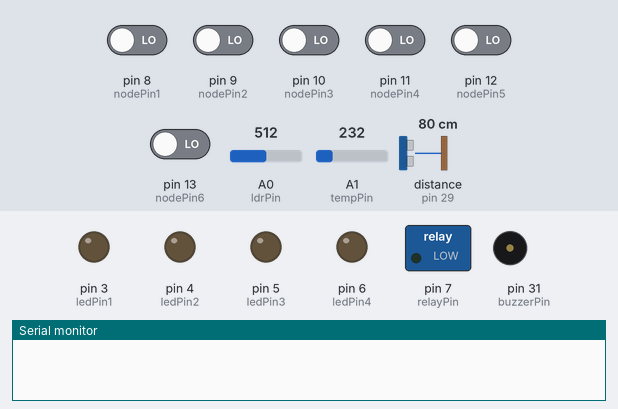
The sketch below on a simulated Arduino Mega 2560, built with avr-gcc and run on an emulated ATmega2560. Parts: switched loads named in the sketch (green lamp = pin HIGH), output pins drawn as LEDs (lit = HIGH), buzzer (waves = sounding), the last lines printed to the serial monitor. Inputs (shaded band) come from the test bench; at power-on: pin 8 (nodePin1), pin 9 (nodePin2), pin 10 (nodePin3), pin 11 (nodePin4), pin 12 (nodePin5), pin 13 (nodePin6) LOW, distance to the obstacle (sensor on pin 29) 80 cm, A1 (tempPin) = 232, A0 (ldrPin) = 512. The echo pulse lasts 58.3 µs per cm; pins used as bus, display or sensor lines are not drawn.

Above: at 1.2 s.
1.3 s: pin 8 (nodePin1) driven HIGH
At 2.2 s:
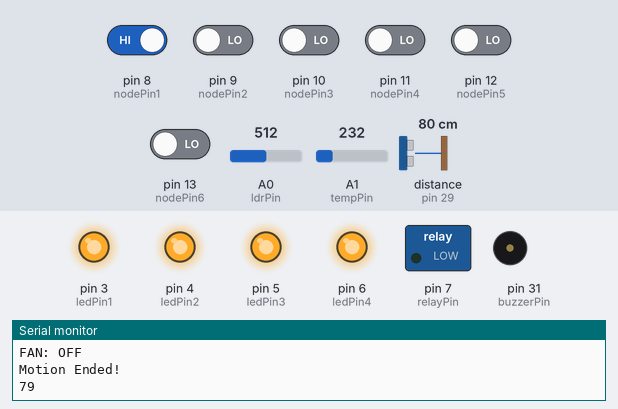
2.8 s: distance to the obstacle (sensor on pin 29) set to 55 cm
4.5 s: distance to the obstacle (sensor on pin 29) set to 46 cm
At 6.1 s:
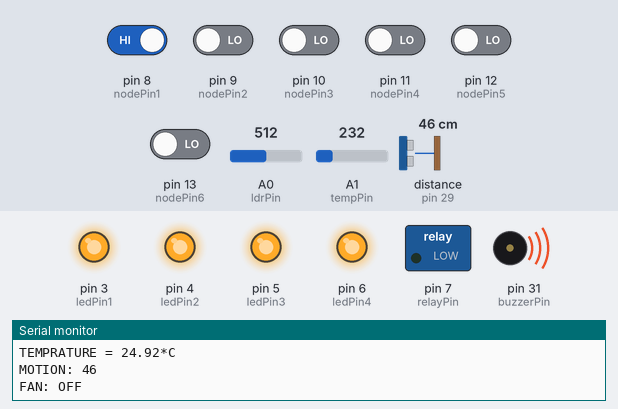
7.5 s: A1 (tempPin) set to 263
9.0 s: A1 (tempPin) set to 291
At 10.7 s:
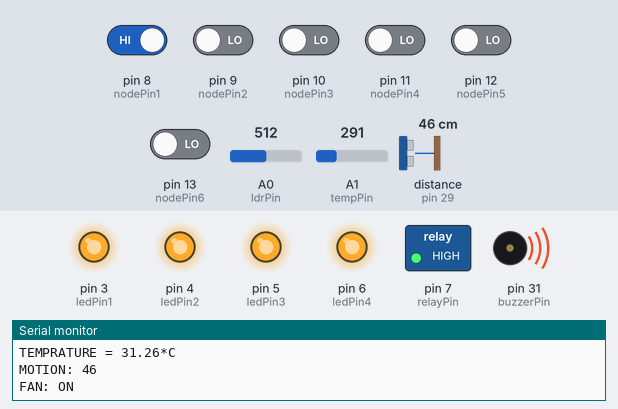
12.0 s: A0 (ldrPin) set to 691
15.0 s: A0 (ldrPin) set to 707
At 17.3 s:
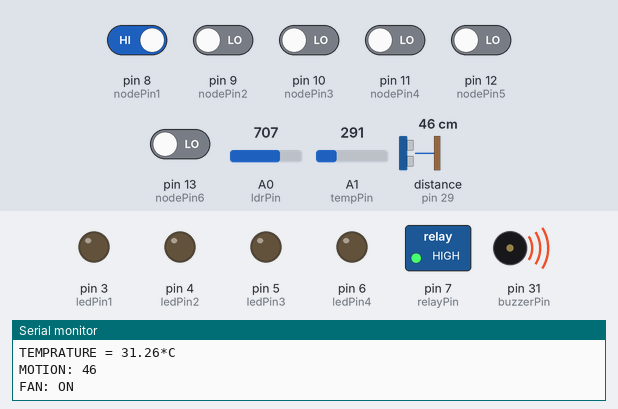
Timing chart, 0 to 19.0 s (numbered marks = the images above; inputs shaded):
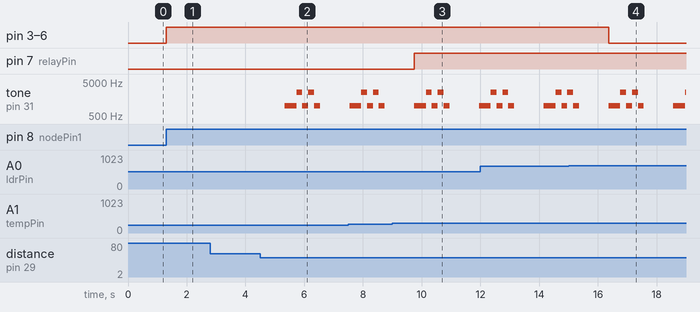

Measured:
- the behaviour switches between 51 and 50 cm on distance to the obstacle (sensor on pin 29) (found by bisection; images 1 and 2)
- the behaviour switches between 279 and 280 on A1 (tempPin) (found by bisection; images 2 and 3)
- the behaviour switches between 699 and 700 on A0 (ldrPin) (found by bisection; images 3 and 4)
- after the input at 1.3 s, pin 3 (ledPin1), pin 4 (ledPin2), pin 5 (ledPin3), pin 6 (ledPin4): LOW → HIGH at once
- after the input at 4.5 s, tone on pin 31 (buzzerPin): silent → 1000 Hz after 0.84 s, then repeats every 0.40 s: 2500 Hz 0.20 s, 1000 Hz 0.20 s, until it stays silent from 6.5 s
- after the input at 9.0 s, pin 7 (relayPin): LOW → HIGH after 0.75 s
- after the input at 15.0 s, pin 3 (ledPin1), pin 4 (ledPin2), pin 5 (ledPin3), pin 6 (ledPin4): HIGH → LOW after 1.4 s

The sketch:

Smart-Home-Automation-Using-Arduino-Mega.ino
```cpp
int ldrPin = A0;
int tempPin = A1;
int trigPin = 28;
int echoPin = 29;
int buzzerPin = 31;
int ledPin1 = 3;
int ledPin2 = 4;
int ledPin3 = 5;
int ledPin4 = 6;
int relayPin = 7;
int nodePin1 = 8;
int nodePin2 = 9;
int nodePin3 = 10;
int nodePin4 = 11;
int nodePin5 = 12;
int nodePin6 = 13;

int ldrVal = 0;
int tempVal = 0;
int ultrasonicVal = 0;
long duration;
int distance;
int cm;
int inches;

int nodeVal1 = 0;
int nodeVal2 = 0;
int nodeVal3 = 0;
int nodeVal4 = 0;
int nodeVal5 = 0;
int nodeVal6 = 0;

int ultrasonicState = LOW;
int nodeState1 = LOW;
int nodeState2 = LOW;
int nodeState3 = LOW;
int nodeState4 = LOW;
int nodeState5 = LOW;
int nodeState6 = LOW;

void setup(){
  pinMode(ldrPin,INPUT);
  pinMode(tempPin,INPUT);
  pinMode(echoPin,INPUT);
  pinMode(trigPin,OUTPUT);
  pinMode(buzzerPin,OUTPUT);
  pinMode(ledPin1,OUTPUT);
  pinMode(ledPin2,OUTPUT);
  pinMode(ledPin3,OUTPUT);
  pinMode(ledPin4,OUTPUT);
  pinMode(relayPin,OUTPUT);
  pinMode(nodePin1,INPUT);
  pinMode(nodePin2,INPUT);
  pinMode(nodePin3,INPUT);
  pinMode(nodePin4,INPUT);
  pinMode(nodePin5,INPUT);
  pinMode(nodePin6,INPUT);

  analogReference(INTERNAL1V1);
  Serial.begin(9600);
}


void loop(){


  nodeVal1 = digitalRead(nodePin1);
  nodeVal2 = digitalRead(nodePin2);
  nodeVal3 = digitalRead(nodePin3);
  nodeVal4 = digitalRead(nodePin4);
  nodeVal5 = digitalRead(nodePin5);
  nodeVal6 = digitalRead(nodePin6);

  //NODEPIN1
  if(nodeVal1 == HIGH){

  ldrVal = analogRead(ldrPin);
  tempVal = analogRead(tempPin);

   digitalWrite(trigPin, LOW);
  delayMicroseconds(5);
  digitalWrite(trigPin, HIGH);
  delayMicroseconds(10);
  digitalWrite(trigPin, LOW);
  duration = pulseIn(echoPin, HIGH);
  distance= duration*0.034/2;

  cm = (duration/2) / 29.1;
  inches = (duration/2) / 74;
  ultrasonicVal = cm;

  Serial.print("LIGHT: ");
  Serial.println(ldrVal);

  float cel = tempVal/9.31;
  float far = (cel*9)/5+32;
  Serial.print("TEMPRATURE = ");
  Serial.print(cel);
  Serial.print("*C ");
  Serial.println();
  Serial.print("MOTION: ");
  Serial.println(ultrasonicVal);


  //LDR

  if(ldrVal < 700){
    digitalWrite(ledPin1,HIGH);
    digitalWrite(ledPin2,HIGH);
    digitalWrite(ledPin3,HIGH);
    digitalWrite(ledPin4,HIGH);
  }
  else if(ldrVal >= 700){
    digitalWrite(ledPin1,LOW);
    digitalWrite(ledPin2,LOW);
    digitalWrite(ledPin3,LOW);
    digitalWrite(ledPin4,LOW);
  }

  //LM35
  if(cel >= 30.0){
      digitalWrite(relayPin,HIGH);
      Serial.println("FAN: ON");
      Serial.println();
    }
  else if(cel < 30.0){
      digitalWrite(relayPin,LOW);
      Serial.println("FAN: OFF");
      Serial.println();
    }

  if(cm >=1 && cm <= 50){
    tone(buzzerPin,1000,400);
    delay(400);
    tone(buzzerPin,2500,200);
    delay(200);
    tone(buzzerPin,1000,200);
    delay(200);
    tone(buzzerPin,2500,200);
    delay(200);
    tone(buzzerPin,1000,200);
    delay(200);
    if(ultrasonicState == HIGH){
      Serial.println("Motion Detected!");
      Serial.println(distance);
      ultrasonicState = LOW;
    }
  }

  else if(cm > 50){
    digitalWrite(buzzerPin,LOW);
    if(ultrasonicState == LOW){
      Serial.println("Motion Ended!");
      Serial.println(distance);
      ultrasonicState = HIGH;
    }
  }

   delay(1000);
  nodeState1 = HIGH;
}

else if(nodeVal1 == LOW && nodeState1 == HIGH){
  digitalWrite(buzzerPin,LOW);
  digitalWrite(ledPin1,LOW);
  digitalWrite(ledPin2,LOW);
  digitalWrite(ledPin3,LOW);
  digitalWrite(ledPin4,LOW);
  digitalWrite(relayPin,LOW);
  nodeState1 = LOW;
}


  //NODEPIN2
  if(nodeVal2 == HIGH){
    digitalWrite(ledPin1,HIGH);
    delay(100);
    nodeState2 = HIGH;
  }
    else if(nodeVal2 == LOW && nodeState2 == HIGH){
    digitalWrite(ledPin1,LOW);
    delay(100);
    nodeState2 = LOW;
  }


  //NODEPIN3
  if(nodeVal3 == HIGH){
    digitalWrite(ledPin2,HIGH);
    delay(100);
    nodeState3 = HIGH;
  }
  else if(nodeVal3 == LOW && nodeState3 == HIGH){
    digitalWrite(ledPin2,LOW);
    delay(100);
    nodeState3 = LOW;
  }


  //NODEPIN4
  if(nodeVal4 == HIGH){
    digitalWrite(ledPin3,HIGH);
    delay(100);
    nodeState4 = HIGH;
  }
   else if(nodeVal4 == LOW && nodeState4 == HIGH){
    digitalWrite(ledPin3,LOW);
    delay(100);
    nodeState4 = LOW;
  }


  //NODEPIN5
  if(nodeVal5 == HIGH){
    digitalWrite(ledPin4,HIGH);
    delay(100);
    nodeState5 = HIGH;
  }
    else if(nodeVal5 == LOW && nodeState5 == HIGH){
    digitalWrite(ledPin4,LOW);
    delay(100);
    nodeState5 = LOW;
  }


  //NODEPIN6
  if(nodeVal6 == HIGH){
    digitalWrite(relayPin,HIGH);
    delay(100);
    nodeState6 = HIGH;
  }
    else if(nodeVal6 == LOW && nodeState6 == HIGH){
    digitalWrite(relayPin,LOW);
    delay(100);
    nodeState6 = LOW;
  }
}
```
